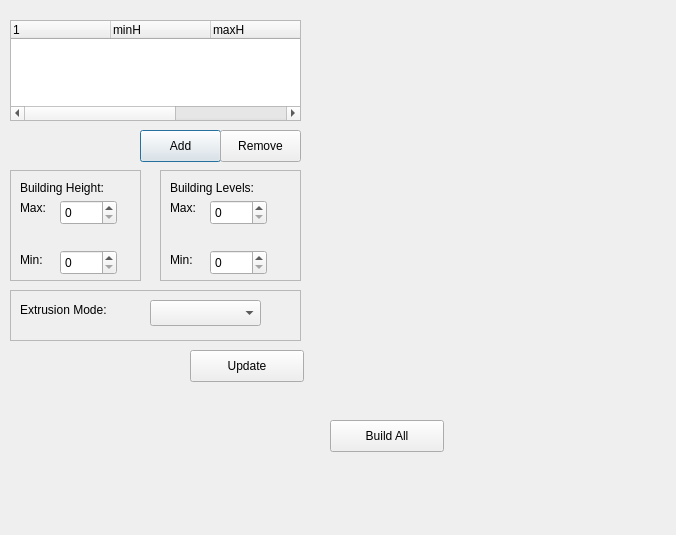
<?xml version="1.0" encoding="UTF-8"?>
<ui version="4.0">
 <class>Dialog</class>
 <widget class="QDialog" name="Dialog">
  <property name="geometry">
   <rect>
    <x>0</x>
    <y>0</y>
    <width>676</width>
    <height>535</height>
   </rect>
  </property>
  <property name="windowTitle">
   <string>Dialog</string>
  </property>
  <widget class="QFrame" name="frame">
   <property name="geometry">
    <rect>
     <x>10</x>
     <y>170</y>
     <width>131</width>
     <height>111</height>
    </rect>
   </property>
   <property name="frameShape">
    <enum>QFrame::StyledPanel</enum>
   </property>
   <property name="frameShadow">
    <enum>QFrame::Raised</enum>
   </property>
   <widget class="QSpinBox" name="spinBox_2">
    <property name="geometry">
     <rect>
      <x>50</x>
      <y>80</y>
      <width>57</width>
      <height>25</height>
     </rect>
    </property>
   </widget>
   <widget class="QLabel" name="label_3">
    <property name="geometry">
     <rect>
      <x>10</x>
      <y>30</y>
      <width>31</width>
      <height>16</height>
     </rect>
    </property>
    <property name="text">
     <string>Max:</string>
    </property>
   </widget>
   <widget class="QLabel" name="label_4">
    <property name="geometry">
     <rect>
      <x>10</x>
      <y>80</y>
      <width>31</width>
      <height>20</height>
     </rect>
    </property>
    <property name="text">
     <string>Min:</string>
    </property>
   </widget>
   <widget class="QSpinBox" name="spinBox">
    <property name="geometry">
     <rect>
      <x>50</x>
      <y>30</y>
      <width>57</width>
      <height>25</height>
     </rect>
    </property>
   </widget>
   <widget class="QLabel" name="label_2">
    <property name="geometry">
     <rect>
      <x>10</x>
      <y>10</y>
      <width>111</width>
      <height>16</height>
     </rect>
    </property>
    <property name="text">
     <string>Building Height:</string>
    </property>
   </widget>
  </widget>
  <widget class="QFrame" name="frame_2">
   <property name="geometry">
    <rect>
     <x>160</x>
     <y>170</y>
     <width>141</width>
     <height>111</height>
    </rect>
   </property>
   <property name="frameShape">
    <enum>QFrame::StyledPanel</enum>
   </property>
   <property name="frameShadow">
    <enum>QFrame::Raised</enum>
   </property>
   <widget class="QLabel" name="label_5">
    <property name="geometry">
     <rect>
      <x>10</x>
      <y>10</y>
      <width>101</width>
      <height>16</height>
     </rect>
    </property>
    <property name="text">
     <string>Building Levels:</string>
    </property>
   </widget>
   <widget class="QLabel" name="label_6">
    <property name="geometry">
     <rect>
      <x>10</x>
      <y>30</y>
      <width>31</width>
      <height>16</height>
     </rect>
    </property>
    <property name="text">
     <string>Max:</string>
    </property>
   </widget>
   <widget class="QSpinBox" name="spinBox_3">
    <property name="geometry">
     <rect>
      <x>50</x>
      <y>30</y>
      <width>57</width>
      <height>25</height>
     </rect>
    </property>
   </widget>
   <widget class="QLabel" name="label_7">
    <property name="geometry">
     <rect>
      <x>10</x>
      <y>80</y>
      <width>31</width>
      <height>20</height>
     </rect>
    </property>
    <property name="text">
     <string>Min:</string>
    </property>
   </widget>
   <widget class="QSpinBox" name="spinBox_4">
    <property name="geometry">
     <rect>
      <x>50</x>
      <y>80</y>
      <width>57</width>
      <height>25</height>
     </rect>
    </property>
   </widget>
  </widget>
  <widget class="QPushButton" name="pushButton">
   <property name="geometry">
    <rect>
     <x>140</x>
     <y>130</y>
     <width>81</width>
     <height>32</height>
    </rect>
   </property>
   <property name="text">
    <string>Add</string>
   </property>
  </widget>
  <widget class="QPushButton" name="pushButton_2">
   <property name="geometry">
    <rect>
     <x>220</x>
     <y>130</y>
     <width>81</width>
     <height>32</height>
    </rect>
   </property>
   <property name="text">
    <string>Remove</string>
   </property>
  </widget>
  <widget class="QPushButton" name="pushButton_3">
   <property name="geometry">
    <rect>
     <x>190</x>
     <y>350</y>
     <width>114</width>
     <height>32</height>
    </rect>
   </property>
   <property name="text">
    <string>Update</string>
   </property>
  </widget>
  <widget class="QTreeWidget" name="treeWidget">
   <property name="geometry">
    <rect>
     <x>10</x>
     <y>20</y>
     <width>291</width>
     <height>101</height>
    </rect>
   </property>
   <column>
    <property name="text">
     <string>1</string>
    </property>
   </column>
   <column>
    <property name="text">
     <string>minH</string>
    </property>
   </column>
   <column>
    <property name="text">
     <string>maxH</string>
    </property>
   </column>
   <column>
    <property name="text">
     <string>minL</string>
    </property>
   </column>
   <column>
    <property name="text">
     <string>maxL</string>
    </property>
   </column>
  </widget>
  <widget class="QPushButton" name="pushButton_4">
   <property name="geometry">
    <rect>
     <x>330</x>
     <y>420</y>
     <width>114</width>
     <height>32</height>
    </rect>
   </property>
   <property name="text">
    <string>Build All</string>
   </property>
  </widget>
  <widget class="QFrame" name="frame_3">
   <property name="geometry">
    <rect>
     <x>10</x>
     <y>290</y>
     <width>291</width>
     <height>51</height>
    </rect>
   </property>
   <property name="frameShape">
    <enum>QFrame::StyledPanel</enum>
   </property>
   <property name="frameShadow">
    <enum>QFrame::Raised</enum>
   </property>
   <widget class="QLabel" name="label">
    <property name="geometry">
     <rect>
      <x>10</x>
      <y>10</y>
      <width>111</width>
      <height>20</height>
     </rect>
    </property>
    <property name="text">
     <string>Extrusion Mode:</string>
    </property>
   </widget>
   <widget class="QComboBox" name="comboBox">
    <property name="geometry">
     <rect>
      <x>140</x>
      <y>10</y>
      <width>111</width>
      <height>26</height>
     </rect>
    </property>
   </widget>
  </widget>
 </widget>
 <resources/>
 <connections/>
</ui>
